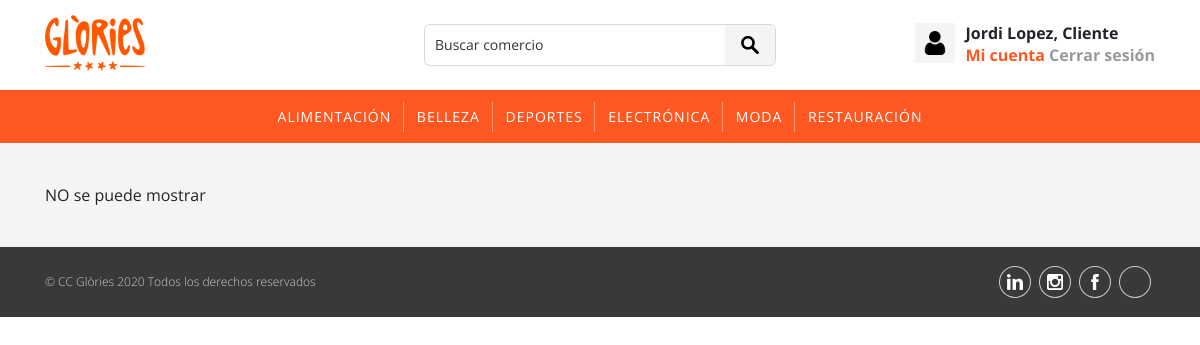
Screenshot of /Vistas/categoria.php (signed in) with the database file from the repository.
### tables this page shows
CREATE TABLE IF NOT EXISTS `categorias` (
  `id_categoria` int(11) NOT NULL AUTO_INCREMENT,
  `nombre` varchar(25) NOT NULL,
  `icono` text NOT NULL,
  PRIMARY KEY (`id_categoria`)
);

### Controladores/CategoriasController.php (called while the page is built, shortened)
<?php
if (file_exists("../Modelos/Categoria.php")){
    require_once "../Modelos/Categoria.php";
}else{
    require_once "../../Modelos/Categoria.php";
}
class CategoriasController extends Categoria{
    public function MenuCategorias(){
        $Llistat = $this->retornaCategoriasTodos();
        require "../Vistas/Categoria/menuCategoria.php";
    }
}
?>

### Modelos/ConexionBD.php (called while the page is built)
<?php
    class ConexionBD {
        private $conexionBD;
        public function __construct() {
            try{
                $this->conexionBD = new PDO('mysql:host=localhost; dbname=cc_glories', 'root', '');
                $this->conexionBD->setAttribute(PDO::ATTR_ERRMODE, PDO::ERRMODE_EXCEPTION);
                $this->conexionBD->exec("SET CHARACTER SET utf8");
                return $this->conexionBD;
            }catch(Exception $exepcio) {
                echo "<<<< ATENCIÓN >>>>  - ERROR: No se ha podido conectar con la Base de datos porque:<br><br>";
            }
        }
        public function getConexionBD()
        {
                return $this->conexionBD;
        }
    }
?>

### Modelos/Categoria.php (called while the page is built, shortened)
<?php
    require "ConexionBD.php";
class Categoria{
    protected function retornaCategoriasTodos(){
        try{
            $conecta = new ConexionBD();
            $conecta->getConexionBD()->beginTransaction();
            $sentenciaSQL = "SELECT * FROM categorias";
            $intencio = $conecta->getConexionBD()->prepare($sentenciaSQL);
            $intencio->execute();
            return $resultat = $intencio->fetchAll(PDO::FETCH_OBJ);
        }catch(Exception $excepcio){
            $conecta->getConexionBD()->rollback();
            return null;
        }
    }
}
?>

### Vistas/Categoria/menuCategoria.php (the view, shortened to what this page needs)
<nav class="navbar navbar-expand-lg navbar-light">
    <div class="container">
        <div class="collapse navbar-collapse" id="navbarSupportedContent">
            <ul class="navbar-nav mr-auto ml-auto">
         <?php
        foreach($Llistat as $objecte){
            ?>
        <li class="nav-item">
            <a class="nav-link" href="categoria.php?id=<?php echo $objecte->id_categoria ?>"><?php echo $objecte->nombre ?></a>
        </li>
        <?php
            }?>
            </ul>
        </div>
    </div>
</nav>

### Vistas/categoria.php (shortened to what this page needs)
<?php
if (isset($_SESSION["login"])){
	if ($_SESSION["login"]){
			include 'Includes/header_users.php';
		} else {
			include 'Includes/header.php';
		}
	}
?>
<?php require_once '../Controladores/CategoriasController.php';
	$Categoria = new CategoriasController();
    $Categoria->MenuCategorias();
?>
<section class="products">
    <div class="container">
	<?php
	    if (isset($_GET["id"])){
	    	echo "<h2 class='title text-center'>Comercios de <b>Nombre categoría</b></h2>";
	    	echo "<div class='row justify-content-center'>";
			require_once '../Controladores/TiendasController.php';
			    $objecte = new TiendasController();
			    $objecte->menuTiendas($_GET["id"]);
	        echo "</div>";
	    } else {
	        echo "NO se puede mostrar";
	    }
	?>
    </div>
</section>
<?php include 'Includes/footer.php'; ?>

### Vistas/Includes/header_users.php (shortened to what this page needs)
<!DOCTYPE html>
<html lang="es">
<head>
	<link rel="stylesheet" href="Theme/css/bootstrap.css">
	<link rel="stylesheet" href="Theme/css/style.css">
</head>
<header>
	<div class="container">
		<div class="row">
			<div class="col-md-4 a">
				<a class="logo" href="index.php"></a>
			</div>
			<div class="col-md-4 b align-self-center">
				<form action="#">
					<div class="input-container s2">
						<input type="text" name="search" id="search" required="required">
						<label for="search" class="label">Buscar comercio</label>
						<button type="submit">Buscar</button>
					</div>
				</form>
			</div>
			<div class="col-md-4 c align-self-center">
				<span class="btn txt">
					<i class="icon-user"></i>
					<?php
					echo "<b>".$_SESSION["nombre"]." ".$_SESSION["apellidos"]."<span>, ".$_SESSION["rol"]."</span></b>";
        			echo "<a class='c-orange' href='#'>Mi cuenta</a>";
        			echo " <a class='c-999' href='../Controladores/SesionesController.php?operacion=cerrarSesion'>Cerrar sesión</a>";
        			?>
				</span>
			</div>
		</div>
	</div>
</header>
<body>

### Vistas/Includes/footer.php
<footer>
	<div class="container">
		<div class="row">
			<div class="col-md-6 a">© CC Glòries 2020 Todos los derechos reservados</div>
			<div class="col-md-6 b">
				<ul class="social-links">
					<li>
						<a href="http://www.twitter.com" target="_blank">
							<i class="icon-tw"></i>
						</a>
					</li>
					<li>
						<a href="http://www.facebook.com" target="_blank">
							<i class="icon-fb"></i>
						</a>
					</li>
					<li>
						<a href="http://www.instagram.com" target="_blank">
							<i class="icon-ig"></i>
						</a>
					</li>
					<li>
						<a href="http://www.linkedin.com" target="_blank">
							<i class="icon-in"></i>
						</a>
					</li>
				</ul>
			</div>
		</div>
	</div>
</footer>
</body>

### Vistas/Theme/css/style.css (style rules this page uses)
.c-999 { color: #999999!important; }
.c-orange { color: #ff5722!important; }
body { font-family: 'Open Sans', sans-serif; }
.input-container { position: relative; box-shadow: 0 0 0 1px rgba(0, 0, 0, 0.15); border-radius: 5px; -webkit-border-radius: 5px; overflow: hidden; background-color: #ffffff; }
.input-container .label { position: absolute; pointer-events: none; left: 10px; top: 5px; line-height: 50px; transition: 0.2s ease all; padding: 0; font-size: 14px; color: #333333; }
.input-container input, .input-container textarea { padding: 25px 10px 5px 10px; line-height: 30px; font-size: 15px; font-weight: bold; border: 0; width: 100%; background-color: transparent; border-radius: 0; -webkit-border-radius: 0; }
.input-container.s2 .label { transition: 0.2s ease opacity; line-height: 30px; }
.input-container.s2 input { padding: 5px 10px 5px 10px; }
header { padding: 15px 0; }
header .logo { background-image: url(../img/logo-01.png); width: 100px; height: 60px; display: inline-block; background-size: contain; background-repeat: no-repeat; float: left; }
header .b form button { height: 40px; background-color: #f4f4f4; border: 0; position: absolute; top: 0; right: 0; font-size: 0; width: 50px; background-image: url(../img/icon-search.png); background-size: 18px; background-position: center; background-repeat: no-repeat; }
header .c { text-align: right; }
header .c .btn { font-weight: bold; padding: 0; position: relative; padding-left: 50px; border: 0; }
header .c .icon-user { background-image: url(../img/icon-user.png); }
header .c .btn.txt b { font-weight: bold; display: block; line-height: 20px; font-size: 16px; text-align: left; }
header .c .btn.txt i { height: 40px; width: 40px; position: absolute; top: 0; left: 0; background-size: 24px; background-position: center; background-repeat: no-repeat; background-color: #f4f4f4; }
footer .a { font-size: 12px; color: #cccccc; line-height: 30px; font-weight: 300; }
footer { padding: 20px 0; background-color: #393939; color: #eeeeee; }
footer ul { list-style: none; margin: 0; padding: 0; text-align: right; }
footer li { display: block; margin: 0 5px; height: 30px; float: right; }
footer .social-links a { display: inline-block; }
footer .social-links i { height: 30px; width: 30px; border-radius: 50%; box-shadow: 0 0 0 1px #cbcbcb; background-repeat: no-repeat; background-position: center center; -webkit-background-size: 16px; background-size: 16px; display: block; }
footer .social-links i.icon-tw { background-image: url(../img/icon-tw.png); }
footer .social-links i.icon-fb { background-image: url(../img/icon-fb.png); }
footer .social-links i.icon-ig { background-image: url(../img/icon-ig.png); }
footer .social-links i.icon-in { background-image: url(../img/icon-in.png); }
nav { background-color: #FF5722; }
.navbar-light .navbar-nav .nav-link { color: #ffffff; }
section.products { padding: 40px 0; background-color: #f4f4f4; }

### rows the page displays
categorias: nombre "ALIMENTACIÓN"
categorias: nombre "BELLEZA"
categorias: nombre "DEPORTES"
categorias: nombre "ELECTRÓNICA"
categorias: nombre "MODA"
categorias: nombre "RESTAURACIÓN"

### other values shown
$_SESSION["nombre"] "Jordi"
$_SESSION["apellidos"] "Lopez"
$_SESSION["rol"] "Cliente"
